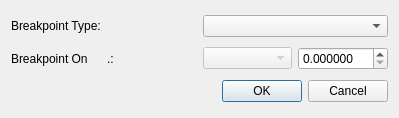
<?xml version="1.0" encoding="UTF-8"?>
<ui version="4.0">
 <class>dialogBreakpoint</class>
 <widget class="QDialog" name="dialogBreakpoint">
  <property name="windowModality">
   <enum>Qt::ApplicationModal</enum>
  </property>
  <property name="geometry">
   <rect>
    <x>0</x>
    <y>0</y>
    <width>399</width>
    <height>118</height>
   </rect>
  </property>
  <property name="sizePolicy">
   <sizepolicy hsizetype="Preferred" vsizetype="Minimum">
    <horstretch>0</horstretch>
    <verstretch>0</verstretch>
   </sizepolicy>
  </property>
  <property name="windowTitle">
   <string>Insert Breakpoint</string>
  </property>
  <property name="windowIcon">
   <iconset resource="GenesysQtGUI_resources.qrc">
    <normaloff>:/resources/icons/genesysico.gif</normaloff>:/resources/icons/genesysico.gif</iconset>
  </property>
  <property name="modal">
   <bool>true</bool>
  </property>
  <layout class="QVBoxLayout" name="verticalLayout">
   <item>
    <layout class="QHBoxLayout" name="horizontalLayout">
     <item>
      <widget class="QLabel" name="label">
       <property name="text">
        <string>Breakpoint Type: </string>
       </property>
      </widget>
     </item>
     <item>
      <widget class="QComboBox" name="comboBox_Type"/>
     </item>
    </layout>
   </item>
   <item>
    <layout class="QHBoxLayout" name="horizontalLayout_2">
     <item>
      <widget class="QLabel" name="label_2">
       <property name="text">
        <string>Breakpoint On  </string>
       </property>
      </widget>
     </item>
     <item>
      <widget class="QLabel" name="label_Type">
       <property name="text">
        <string>.:</string>
       </property>
      </widget>
     </item>
     <item>
      <widget class="QComboBox" name="comboBox_On">
       <property name="enabled">
        <bool>false</bool>
       </property>
      </widget>
     </item>
     <item>
      <widget class="QDoubleSpinBox" name="doubleSpinBox_OnTme">
       <property name="decimals">
        <number>6</number>
       </property>
      </widget>
     </item>
    </layout>
   </item>
   <item>
    <layout class="QHBoxLayout" name="horizontalLayout_3">
     <item>
      <spacer name="horizontalSpacer">
       <property name="orientation">
        <enum>Qt::Horizontal</enum>
       </property>
       <property name="sizeHint" stdset="0">
        <size>
         <width>40</width>
         <height>20</height>
        </size>
       </property>
      </spacer>
     </item>
     <item>
      <widget class="QDialogButtonBox" name="buttonBox">
       <property name="orientation">
        <enum>Qt::Horizontal</enum>
       </property>
       <property name="standardButtons">
        <set>QDialogButtonBox::Cancel|QDialogButtonBox::Ok</set>
       </property>
      </widget>
     </item>
    </layout>
   </item>
  </layout>
 </widget>
 <resources>
  <include location="GenesysQtGUI_resources.qrc"/>
 </resources>
 <connections>
  <connection>
   <sender>buttonBox</sender>
   <signal>accepted()</signal>
   <receiver>dialogBreakpoint</receiver>
   <slot>accept()</slot>
   <hints>
    <hint type="sourcelabel">
     <x>248</x>
     <y>254</y>
    </hint>
    <hint type="destinationlabel">
     <x>157</x>
     <y>274</y>
    </hint>
   </hints>
  </connection>
  <connection>
   <sender>buttonBox</sender>
   <signal>rejected()</signal>
   <receiver>dialogBreakpoint</receiver>
   <slot>reject()</slot>
   <hints>
    <hint type="sourcelabel">
     <x>316</x>
     <y>260</y>
    </hint>
    <hint type="destinationlabel">
     <x>286</x>
     <y>274</y>
    </hint>
   </hints>
  </connection>
 </connections>
</ui>
